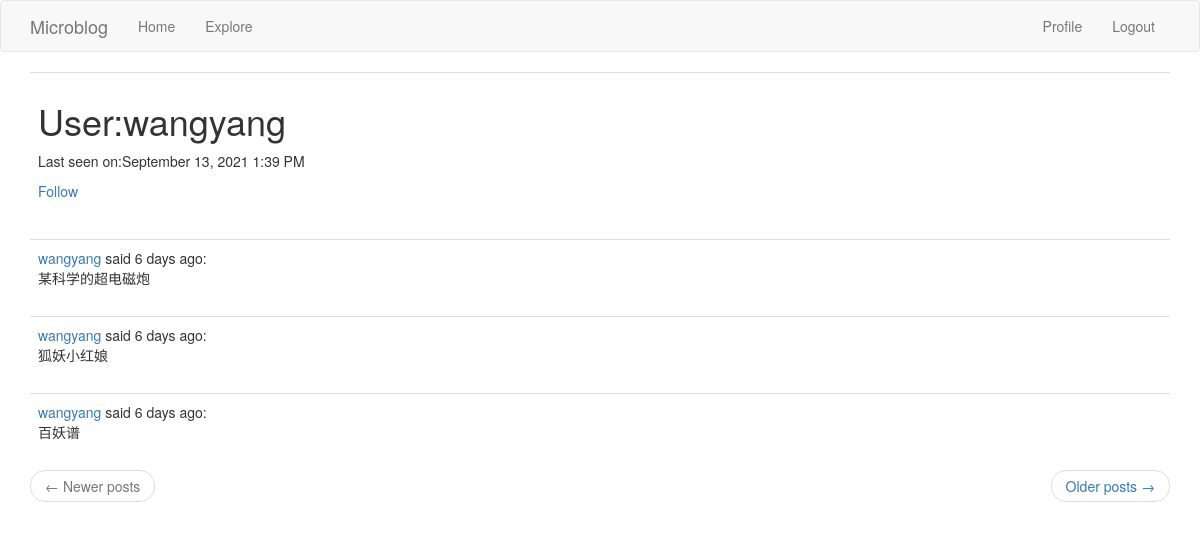
Screenshot of /user/wangyang (signed in) with the database file from the repository.
### app/models.py (models this page shows, shortened)
class User(UserMixin, db.Model):
	id = db.Column(db.Integer, primary_key=True)
	username = db.Column(db.String(64), index=True, unique=True)
	email = db.Column(db.String(120), index=True, unique=True)
	password_hash = db.Column(db.String(128))
	posts = db.relationship('Post', backref='author', lazy='dynamic')
	about_me = db.Column(db.String(140))
	last_seen = db.Column(db.DateTime, default=datetime.utcnow)
	followed = db.relationship(
		'User',
		secondary=followers,
		primaryjoin=(followers.c.follower_id==id),
		secondaryjoin=(followers.c.followed_id==id),
		backref=db.backref('followers', lazy='dynamic'),
		lazy='dynamic'
		)
	def avatar(self, size):
		digest = md5(self.email.lower().encode('utf-8')).hexdigest()
		return 'https://www.gravatar.com/avatar/{}?d=identicon&s={}'.format(
			digest, size)
	def is_following(self, user):
		return self.followed.filter(followers.c.followed_id == user.id).count() > 0

class Post(db.Model):
	id = db.Column(db.Integer, primary_key=True)
	body = db.Column(db.String(140))
	timestamp = db.Column(db.DateTime, index=True, default=datetime.utcnow)
	user_id = db.Column(db.Integer, db.ForeignKey('user.id'))

### app/routes.py (the view)
@app.route('/user/<username>')
@login_required
def user(username):
    user = User.query.filter_by(username=username).first_or_404()
    page = request.args.get('page', 1, type=int)
    posts = user.posts.order_by(Post.timestamp.desc()).paginate(page, app.config['POSTS_PER_PAGE'], False)
    next_url = url_for('user', username=user.username, page=posts.next_num) if posts.has_next else None
    prev_url = url_for('user', username=user.username, page=posts.prev_num) if posts.has_prev else None
    return render_template('user.html', user=user, posts=posts.items, next_url=next_url, prev_url=prev_url)

### app/models.py (called while the page is built)
@login.user_loader
def load_user(id):
    return User.query.get(int(id))

### app/routes.py (called while the page is built)
@app.before_request
def before_request():
    if current_user.is_authenticated:
        current_user.last_seen = datetime.utcnow()
        db.session.commit()
    g.locale = 'zh_CN' if str(get_locale()).startswith('zh') else str(get_locale())

### app/templates/user.html (shortened to what this page needs)
{% extends "base.html" %}
{% block app_content %}
	<table class="table table-hover">
		<tr>
			<td>
				<h1>User:{{ user.username }}</h1>
				{% if user.last_seen %}
					<p>Last seen on:{{ moment(user.last_seen).format('LLL') }}</p>
				{% endif %}
				{% if user == current_user %}
					<p>
						<a href="{{ url_for('edit_profile') }}">Edit your profile</a>
					</p>
				{% elif not current_user.is_following(user) %}
					<p>
						<a href="{{ url_for('follow', username=user.username) }}">Follow</a>
					</p>
				{% else %}
					<p>
						<a href="{{ url_for('unfollow', username=user.username) }}">Unfollow</a>
					</p>
				{% endif %}
			</td>
		</tr>
	</table>
	{% for post in posts %}
		{% include '_post.html' %}
	{% endfor%}
	<nav aria-label="...">
		<ul class="pager">
			<li class="previous{% if not prev_url %} disabled{% endif %}">
				<a href="{{ prev_url or '#' }}">
					<span aria-hidden="true">&larr;</span> Newer posts
				</a>
			</li>
			<li class="next{% if not next_url %} disabled{% endif %}">
				<a href="{{ next_url or '#' }}">
					Older posts <span aria-hidden="true">&rarr;</span>
				</a>
			</li>
		</ul>
	</nav>
{% endblock%}

### app/templates/_post.html (shortened to what this page needs)
<table class="table table-hover">
    <tr>
        <td>
            {{ _('%(username)s said %(when)s', username=user_link, when=moment(post.timestamp).fromNow()) }}:
            <br>
            {{ post.body }}
        </td>
    </tr>
</table>

### rows the page displays
User: username "wangyang", last_seen "September 13, 2021 1:39 PM"
Post: body "某科学的超电磁炮"
Post: body "狐妖小红娘"
Post: body "百妖谱"
